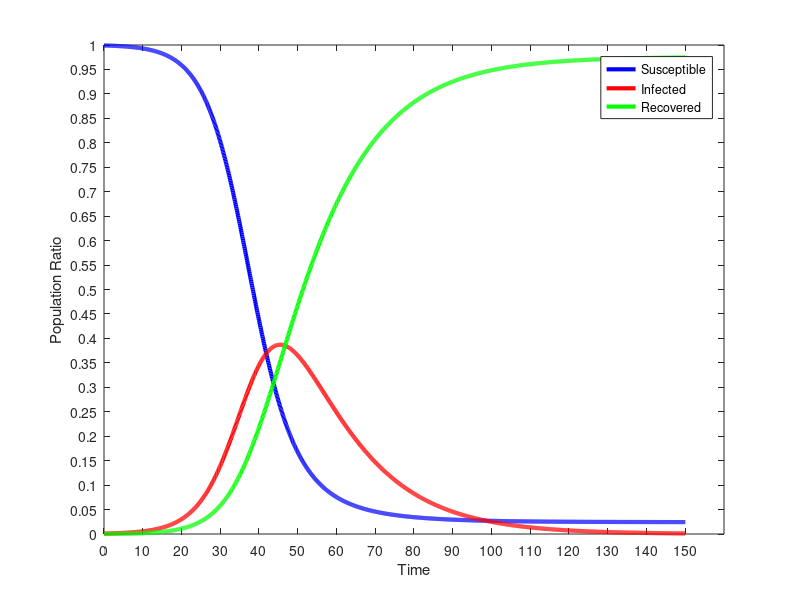

MATLAB code to generate this figure:
dynamics = [
999.000,1.000,0.000;
999.000,1.000,0.000;
999.000,1.000,0.000;
999.000,1.000,0.000;
998.975,1.018,0.007;
998.950,1.037,0.013;
998.925,1.055,0.020;
998.900,1.074,0.027;
998.874,1.093,0.034;
998.847,1.112,0.041;
998.821,1.132,0.048;
998.793,1.152,0.055;
998.766,1.172,0.063;
998.737,1.193,0.070;
998.709,1.214,0.078;
998.679,1.235,0.086;
998.650,1.257,0.094;
998.619,1.279,0.102;
998.588,1.302,0.110;
998.557,1.325,0.118;
998.525,1.348,0.127;
998.493,1.372,0.135;
998.459,1.396,0.144;
998.426,1.421,0.153;
998.392,1.446,0.162;
998.357,1.472,0.172;
998.321,1.498,0.181;
998.285,1.524,0.191;
998.248,1.551,0.201;
998.211,1.578,0.211;
998.173,1.606,0.221;
998.134,1.635,0.231;
998.095,1.663,0.242;
998.055,1.693,0.252;
998.014,1.723,0.263;
997.973,1.753,0.274;
997.930,1.784,0.286;
997.887,1.815,0.297;
997.844,1.848,0.309;
997.799,1.880,0.321;
997.754,1.913,0.333;
997.708,1.947,0.345;
997.661,1.981,0.358;
997.613,2.016,0.370;
997.565,2.052,0.383;
997.515,2.088,0.397;
997.465,2.125,0.410;
997.414,2.163,0.424;
997.362,2.201,0.438;
997.309,2.240,0.452;
997.255,2.279,0.466;
997.200,2.319,0.481;
997.144,2.360,0.496;
997.087,2.402,0.511;
997.029,2.444,0.527;
996.970,2.487,0.542;
996.911,2.531,0.558;
996.850,2.576,0.575;
996.788,2.621,0.591;
996.725,2.667,0.608;
996.660,2.714,0.625;
996.595,2.762,0.643;
996.529,2.811,0.660;
996.461,2.860,0.679;
996.392,2.911,0.697;
996.322,2.962,0.716;
996.251,3.014,0.735;
996.178,3.067,0.754;
996.105,3.121,0.774;
996.030,3.176,0.794;
995.953,3.232,0.814;
995.875,3.289,0.835;
995.796,3.347,0.856;
995.716,3.406,0.878;
995.634,3.466,0.900;
995.551,3.527,0.922;
995.466,3.589,0.945;
995.380,3.652,0.968;
995.292,3.717,0.992;
995.202,3.782,1.015;
995.112,3.849,1.040;
995.019,3.916,1.065;
994.925,3.985,1.090;
994.829,4.055,1.115;
994.732,4.127,1.142;
994.633,4.199,1.168;
994.532,4.273,1.195;
994.429,4.348,1.223;
994.325,4.425,1.251;
994.219,4.502,1.279;
994.110,4.581,1.308;
994.000,4.662,1.338;
993.889,4.744,1.368;
993.775,4.827,1.398;
993.659,4.912,1.429;
993.541,4.998,1.461;
993.421,5.086,1.493;
993.299,5.175,1.526;
993.175,5.266,1.559;
993.049,5.358,1.593;
992.920,5.452,1.628;
992.789,5.548,1.663;
992.656,5.645,1.698;
992.521,5.744,1.735;
992.383,5.845,1.772;
992.243,5.947,1.809;
992.101,6.052,1.848;
991.956,6.158,1.887;
991.808,6.266,1.926;
991.658,6.375,1.967;
991.505,6.487,2.008;
991.350,6.601,2.049;
991.192,6.716,2.092;
991.031,6.834,2.135;
990.867,6.953,2.179;
990.701,7.075,2.224;
990.532,7.199,2.270;
990.359,7.325,2.316;
990.184,7.453,2.363;
990.006,7.583,2.411;
989.825,7.715,2.460;
989.640,7.850,2.510;
989.452,7.987,2.560;
989.262,8.127,2.612;
989.067,8.269,2.664;
988.870,8.413,2.717;
988.669,8.560,2.771;
988.464,8.709,2.826;
988.256,8.861,2.883;
988.045,9.016,2.940;
987.829,9.173,2.998;
987.611,9.333,3.057;
987.388,9.495,3.117;
987.161,9.661,3.178;
986.931,9.829,3.240;
986.696,10.000,3.304;
986.458,10.174,3.368;
986.216,10.351,3.433;
985.969,10.531,3.500;
985.718,10.714,3.568;
985.463,10.900,3.637;
985.203,11.090,3.707;
984.939,11.282,3.779;
984.671,11.478,3.851;
984.397,11.677,3.925;
984.120,11.880,4.000;
983.837,12.086,4.077;
983.550,12.295,4.155;
983.257,12.509,4.234;
982.960,12.725,4.315;
982.658,12.946,4.397;
982.350,13.170,4.480;
982.038,13.398,4.565;
981.720,13.629,4.651;
981.396,13.865,4.739;
981.067,14.105,4.828;
980.733,14.348,4.919;
980.393,14.596,5.011;
980.047,14.848,5.105;
979.695,15.104,5.201;
979.337,15.364,5.298;
978.973,15.629,5.397;
978.603,15.898,5.498;
978.227,16.172,5.601;
977.845,16.450,5.705;
977.456,16.733,5.811;
977.060,17.021,5.919;
976.658,17.314,6.028;
976.249,17.611,6.140;
975.833,17.913,6.253;
975.411,18.221,6.369;
974.981,18.533,6.486;
974.544,18.851,6.606;
974.100,19.173,6.727;
973.648,19.502,6.851;
973.189,19.835,6.976;
972.722,20.174,7.104;
972.247,20.519,7.234;
971.764,20.869,7.366;
971.274,21.225,7.501;
970.775,21.587,7.638;
970.268,21.955,7.777;
969.753,22.329,7.918;
969.229,22.709,8.062;
968.696,23.095,8.208;
968.155,23.488,8.357;
967.605,23.887,8.509;
967.045,24.292,8.663;
966.477,24.704,8.819;
965.899,25.122,8.979;
965.312,25.548,9.140;
964.715,25.980,9.305;
964.108,26.419,9.473;
963.492,26.865,9.643;
962.865,27.319,9.816;
962.228,27.779,9.992;
961.581,28.247,10.171;
960.924,28.723,10.354;
960.255,29.206,10.539;
959.576,29.697,10.727;
958.886,30.195,10.919;
958.185,30.702,11.113;
957.473,31.216,11.311;
956.749,31.739,11.513;
956.013,32.269,11.717;
955.266,32.809,11.925;
954.507,33.356,12.137;
953.736,33.912,12.352;
952.952,34.477,12.571;
952.156,35.051,12.793;
951.348,35.633,13.019;
950.526,36.225,13.249;
949.692,36.825,13.483;
948.844,37.435,13.720;
947.984,38.055,13.962;
947.109,38.683,14.207;
946.221,39.322,14.457;
945.319,39.970,14.711;
944.404,40.628,14.968;
943.473,41.296,15.231;
942.529,41.974,15.497;
941.570,42.663,15.768;
940.595,43.361,16.043;
939.606,44.071,16.323;
938.602,44.790,16.607;
937.583,45.521,16.897;
936.547,46.262,17.190;
935.496,47.015,17.489;
934.429,47.778,17.792;
933.346,48.553,18.101;
932.247,49.339,18.414;
931.130,50.137,18.733;
929.998,50.946,19.056;
928.848,51.767,19.385;
927.681,52.600,19.720;
926.496,53.445,20.059;
925.294,54.302,20.404;
924.074,55.171,20.755;
922.836,56.052,21.111;
921.580,56.947,21.473;
920.306,57.853,21.841;
919.012,58.773,22.215;
917.700,59.705,22.594;
916.369,60.651,22.980;
915.019,61.609,23.372;
913.649,62.581,23.770;
912.260,63.566,24.174;
910.850,64.565,24.585;
909.421,65.577,25.002;
907.971,66.603,25.426;
906.501,67.643,25.857;
905.010,68.696,26.294;
903.498,69.764,26.738;
901.965,70.846,27.189;
900.411,71.942,27.647;
898.835,73.053,28.112;
897.238,74.178,28.584;
895.618,75.318,29.064;
893.977,76.473,29.551;
892.313,77.642,30.045;
890.626,78.826,30.547;
888.917,80.026,31.057;
887.185,81.240,31.575;
885.430,82.470,32.100;
883.652,83.715,32.634;
881.850,84.975,33.175;
880.024,86.251,33.725;
878.175,87.542,34.283;
876.302,88.849,34.850;
874.404,90.171,35.425;
872.482,91.510,36.008;
870.536,92.864,36.601;
868.564,94.234,37.202;
866.568,95.620,37.812;
864.547,97.022,38.431;
862.501,98.440,39.059;
860.430,99.874,39.697;
858.333,101.324,40.343;
856.210,102.790,41.000;
854.062,104.273,41.666;
851.888,105.771,42.341;
849.687,107.286,43.026;
847.461,108.818,43.721;
845.208,110.365,44.427;
842.929,111.929,45.142;
840.624,113.509,45.867;
838.292,115.105,46.603;
835.933,116.718,47.349;
833.548,118.346,48.106;
831.135,119.991,48.873;
828.696,121.652,49.651;
826.230,123.330,50.440;
823.737,125.023,51.240;
821.216,126.732,52.051;
818.669,128.457,52.874;
816.094,130.199,53.707;
813.492,131.956,54.552;
810.863,133.728,55.408;
808.207,135.517,56.276;
805.523,137.321,57.156;
802.812,139.140,58.048;
800.074,140.975,58.951;
797.309,142.825,59.867;
794.516,144.690,60.794;
791.697,146.570,61.734;
788.850,148.464,62.686;
785.976,150.374,63.651;
783.075,152.297,64.628;
780.147,154.236,65.618;
777.192,156.188,66.620;
774.211,158.154,67.635;
771.202,160.134,68.664;
768.168,162.127,69.705;
765.107,164.134,70.759;
762.019,166.154,71.827;
758.906,168.187,72.908;
755.766,170.232,74.002;
752.601,172.290,75.110;
749.410,174.359,76.231;
746.194,176.441,77.366;
742.952,178.534,78.514;
739.685,180.638,79.677;
736.394,182.753,80.853;
733.078,184.879,82.043;
729.737,187.015,83.247;
726.373,189.161,84.466;
722.985,191.317,85.698;
719.573,193.482,86.945;
716.138,195.656,88.206;
712.680,197.839,89.482;
709.199,200.029,90.771;
705.696,202.228,92.076;
702.171,204.434,93.395;
698.625,206.647,94.728;
695.057,208.866,96.077;
691.468,211.092,97.439;
687.859,213.324,98.817;
684.230,215.561,100.209;
680.581,217.803,101.617;
676.912,220.049,103.039;
673.225,222.299,104.476;
669.519,224.553,105.928;
665.795,226.810,107.395;
662.054,229.069,108.877;
658.295,231.331,110.374;
654.520,233.594,111.886;
650.729,235.858,113.413;
646.922,238.123,114.955;
643.099,240.388,116.513;
639.262,242.653,118.085;
635.411,244.916,119.673;
631.546,247.179,121.275;
627.668,249.439,122.893;
623.778,251.697,124.526;
619.875,253.951,126.173;
615.961,256.203,127.836;
612.036,258.450,129.514;
608.101,260.692,131.207;
604.155,262.929,132.915;
600.201,265.161,134.638;
596.238,267.386,136.376;
592.266,269.604,138.129;
588.288,271.815,139.897;
584.302,274.019,141.680;
580.310,276.213,143.477;
576.312,278.399,145.289;
572.310,280.575,147.116;
568.302,282.740,148.957;
564.291,284.896,150.813;
560.277,287.039,152.684;
556.260,289.172,154.569;
552.241,291.291,156.468;
548.220,293.398,158.382;
544.199,295.492,160.309;
540.177,297.571,162.251;
536.156,299.637,164.207;
532.136,301.687,166.177;
528.117,303.722,168.161;
524.101,305.740,170.159;
520.088,307.743,172.170;
516.078,309.728,174.195;
512.072,311.695,176.233;
508.070,313.645,178.285;
504.074,315.576,180.349;
500.084,317.489,182.427;
496.100,319.382,184.518;
492.123,321.255,186.622;
488.154,323.107,188.739;
484.193,324.939,190.868;
480.240,326.750,193.010;
476.297,328.539,195.164;
472.364,330.306,197.330;
468.441,332.051,199.508;
464.529,333.772,201.699;
460.628,335.471,203.901;
456.740,337.146,206.114;
452.864,338.797,208.339;
449.000,340.424,210.576;
445.151,342.026,212.824;
441.315,343.603,215.082;
437.494,345.155,217.352;
433.687,346.681,219.632;
429.896,348.181,221.923;
426.121,349.655,224.224;
422.363,351.103,226.535;
418.621,352.524,228.856;
414.896,353.917,231.187;
411.188,355.284,233.528;
407.499,356.623,235.878;
403.828,357.935,238.237;
400.176,359.218,240.606;
396.543,360.474,242.983;
392.929,361.701,245.370;
389.335,362.900,247.764;
385.762,364.071,250.168;
382.209,365.212,252.579;
378.676,366.325,254.998;
375.165,367.409,257.425;
371.676,368.464,259.860;
368.208,369.490,262.302;
364.762,370.487,264.752;
361.338,371.454,267.208;
357.937,372.392,269.671;
354.558,373.300,272.141;
351.203,374.180,274.618;
347.870,375.029,277.100;
344.561,375.850,279.589;
341.276,376.640,282.083;
338.015,377.402,284.584;
334.777,378.134,287.089;
331.564,378.836,289.600;
328.374,379.509,292.116;
325.210,380.153,294.637;
322.069,380.768,297.163;
318.954,381.353,299.693;
315.863,381.910,302.227;
312.797,382.437,304.766;
309.756,382.936,307.308;
306.741,383.405,309.854;
303.750,383.846,312.404;
300.785,384.259,314.957;
297.844,384.643,317.513;
294.930,384.999,320.072;
292.040,385.327,322.633;
289.176,385.626,325.198;
286.337,385.898,327.764;
283.524,386.143,330.333;
280.736,386.360,332.904;
277.974,386.550,335.477;
275.237,386.712,338.051;
272.525,386.848,340.627;
269.839,386.958,343.204;
267.178,387.040,345.782;
264.542,387.097,348.361;
261.932,387.128,350.940;
259.347,387.133,353.521;
256.787,387.112,356.101;
254.252,387.066,358.682;
251.742,386.995,361.263;
249.256,386.900,363.844;
246.796,386.780,366.424;
244.361,386.635,369.004;
241.950,386.467,371.583;
239.563,386.275,374.162;
237.201,386.059,376.740;
234.864,385.820,379.316;
232.550,385.559,381.891;
230.261,385.274,384.465;
227.995,384.967,387.037;
225.754,384.639,389.607;
223.536,384.288,392.176;
221.342,383.916,394.742;
219.171,383.522,397.307;
217.023,383.108,399.869;
214.899,382.673,402.428;
212.798,382.218,404.985;
210.719,381.742,407.539;
208.663,381.247,410.090;
206.630,380.732,412.638;
204.619,380.198,415.183;
202.630,379.645,417.725;
200.663,379.074,420.263;
198.718,378.484,422.798;
196.795,377.876,425.329;
194.893,377.251,427.856;
193.013,376.608,430.379;
191.154,375.948,432.898;
189.316,375.271,435.413;
187.499,374.577,437.924;
185.702,373.868,440.430;
183.926,373.142,442.932;
182.170,372.401,445.429;
180.434,371.644,447.922;
178.719,370.872,450.409;
177.023,370.085,452.892;
175.346,369.284,455.370;
173.689,368.469,457.842;
172.051,367.639,460.309;
170.433,366.796,462.771;
168.833,365.940,465.228;
167.251,365.070,467.679;
165.688,364.188,470.124;
164.144,363.293,472.563;
162.617,362.385,474.997;
161.109,361.466,477.425;
159.618,360.535,479.847;
158.145,359.592,482.263;
156.689,358.638,484.673;
155.250,357.673,487.076;
153.828,356.698,489.474;
152.424,355.712,491.865;
151.035,354.716,494.249;
149.664,353.709,496.627;
148.308,352.693,498.998;
146.969,351.668,501.363;
145.645,350.633,503.721;
144.338,349.590,506.073;
143.046,348.537,508.417;
141.769,347.477,510.755;
140.507,346.407,513.085;
139.261,345.330,515.409;
138.029,344.245,517.725;
136.813,343.153,520.035;
135.610,342.053,522.337;
134.422,340.946,524.632;
133.249,339.832,526.920;
132.089,338.711,529.200;
130.943,337.584,531.473;
129.811,336.450,533.738;
128.693,335.311,535.996;
127.588,334.165,538.247;
126.496,333.014,540.490;
125.417,331.858,542.725;
124.351,330.696,544.953;
123.298,329.529,547.173;
122.257,328.357,549.386;
121.229,327.180,551.590;
120.214,325.999,553.787;
119.210,324.814,555.976;
118.218,323.624,558.157;
117.239,322.431,560.331;
116.271,321.233,562.496;
115.314,320.032,564.654;
114.369,318.828,566.803;
113.435,317.620,568.945;
112.513,316.409,571.078;
111.601,315.195,573.204;
110.701,313.978,575.321;
109.811,312.759,577.431;
108.931,311.537,579.532;
108.062,310.313,581.625;
107.204,309.086,583.710;
106.355,307.858,585.787;
105.517,306.627,587.856;
104.688,305.395,589.916;
103.870,304.161,591.969;
103.061,302.926,594.013;
102.262,301.689,596.049;
101.472,300.451,598.077;
100.691,299.212,600.096;
99.920,297.972,602.107;
99.158,296.732,604.111;
98.405,295.490,606.105;
97.660,294.248,608.092;
96.925,293.005,610.070;
96.198,291.762,612.040;
95.479,290.519,614.002;
94.770,289.276,615.955;
94.068,288.032,617.900;
93.374,286.789,619.837;
92.689,285.546,621.765;
92.012,284.303,623.685;
91.342,283.060,625.597;
90.681,281.818,627.501;
90.027,280.577,629.396;
89.380,279.336,631.283;
88.741,278.096,633.162;
88.110,276.857,635.033;
87.486,275.619,636.895;
86.869,274.382,638.749;
86.259,273.147,640.595;
85.656,271.912,642.432;
85.060,270.679,644.261;
84.471,269.447,646.082;
83.889,268.216,647.895;
83.313,266.987,649.700;
82.744,265.760,651.496;
82.182,264.534,653.284;
81.626,263.310,655.064;
81.076,262.088,656.836;
80.532,260.868,658.599;
79.995,259.650,660.355;
79.464,258.434,662.102;
78.939,257.220,663.841;
78.419,256.009,665.572;
77.906,254.799,667.295;
77.398,253.592,669.010;
76.896,252.387,670.716;
76.400,251.185,672.415;
75.909,249.985,674.106;
75.424,248.787,675.788;
74.944,247.593,677.463;
74.470,246.400,679.129;
74.001,245.211,680.788;
73.537,244.024,682.439;
73.078,242.840,684.081;
72.625,241.659,685.716;
72.176,240.481,687.343;
71.732,239.306,688.962;
71.294,238.133,690.573;
70.860,236.964,692.176;
70.431,235.798,693.771;
70.006,234.635,695.359;
69.586,233.475,696.939;
69.171,232.318,698.511;
68.761,231.164,700.075;
68.354,230.014,701.632;
67.953,228.867,703.180;
67.555,227.723,704.721;
67.162,226.583,706.255;
66.773,225.446,707.781;
66.389,224.312,709.299;
66.008,223.182,710.809;
65.632,222.056,712.312;
65.260,220.933,713.808;
64.891,219.813,715.296;
64.527,218.697,716.776;
64.167,217.585,718.249;
63.810,216.476,719.714;
63.457,215.371,721.172;
63.108,214.269,722.623;
62.763,213.171,724.066;
62.421,212.077,725.502;
62.083,210.987,726.930;
61.749,209.900,728.351;
61.418,208.817,729.765;
61.090,207.738,731.172;
60.766,206.663,732.571;
60.446,205.591,733.963;
60.128,204.524,735.348;
59.814,203.460,736.726;
59.504,202.400,738.097;
59.196,201.344,739.460;
58.892,200.292,740.816;
58.591,199.243,742.166;
58.293,198.199,743.508;
57.998,197.159,744.843;
57.706,196.122,746.172;
57.417,195.090,747.493;
57.131,194.061,748.807;
56.849,193.037,750.115;
56.568,192.016,751.415;
56.291,191.000,752.709;
56.017,189.987,753.996;
55.745,188.978,755.276;
55.477,187.974,756.549;
55.211,186.973,757.816;
54.947,185.977,759.076;
54.686,184.984,760.329;
54.428,183.996,761.576;
54.173,183.012,762.815;
53.920,182.031,764.049;
53.670,181.055,765.275;
53.422,180.083,766.495;
53.176,179.115,767.709;
52.934,178.151,768.916;
52.693,177.190,770.117;
52.455,176.235,771.311;
52.219,175.283,772.498;
51.986,174.335,773.680;
51.755,173.391,774.854;
51.526,172.451,776.023;
51.299,171.516,777.185;
51.075,170.584,778.341;
50.853,169.656,779.491;
50.633,168.733,780.634;
50.415,167.814,781.771;
50.199,166.898,782.903;
49.986,165.987,784.027;
49.774,165.080,785.146;
49.565,164.176,786.259;
49.357,163.277,787.365;
49.152,162.382,788.466;
48.948,161.491,789.560;
48.747,160.604,790.649;
48.547,159.721,791.732;
48.350,158.842,792.808;
48.154,157.967,793.879;
47.960,157.096,794.944;
47.768,156.229,796.003;
47.578,155.366,797.056;
47.390,154.507,798.103;
47.203,153.652,799.145;
47.018,152.801,800.180;
46.835,151.954,801.210;
46.654,151.111,802.235;
46.474,150.272,803.253;
46.296,149.437,804.266;
46.120,148.606,805.274;
45.946,147.779,806.276;
45.773,146.956,807.272;
45.601,146.136,808.263;
45.432,145.321,809.248;
45.263,144.509,810.227;
45.097,143.702,811.202;
44.932,142.898,812.171;
44.768,142.098,813.134;
44.606,141.302,814.092;
44.446,140.510,815.045;
44.287,139.721,815.992;
44.129,138.937,816.934;
43.973,138.156,817.871;
43.818,137.380,818.802;
43.665,136.607,819.728;
43.513,135.838,820.649;
43.363,135.072,821.565;
43.213,134.311,822.476;
43.066,133.553,823.382;
42.919,132.799,824.282;
42.774,132.048,825.177;
42.630,131.302,826.068;
42.488,130.559,826.953;
42.347,129.820,827.833;
42.207,129.084,828.709;
42.068,128.353,829.579;
41.931,127.625,830.445;
41.794,126.900,831.305;
41.659,126.180,832.161;
41.526,125.463,833.012;
41.393,124.749,833.858;
41.262,124.039,834.699;
41.131,123.333,835.535;
41.002,122.631,836.367;
40.874,121.932,837.194;
40.748,121.236,838.016;
40.622,120.544,838.834;
40.497,119.856,839.647;
40.374,119.171,840.455;
40.251,118.490,841.258;
40.130,117.813,842.057;
40.010,117.138,842.852;
39.890,116.468,843.642;
39.772,115.800,844.427;
39.655,115.137,845.208;
39.539,114.476,845.985;
39.424,113.820,846.757;
39.310,113.166,847.524;
39.196,112.516,848.287;
39.084,111.869,849.046;
38.973,111.226,849.801;
38.863,110.586,850.551;
38.754,109.950,851.297;
38.645,109.317,852.038;
38.538,108.687,852.775;
38.431,108.060,853.508;
38.326,107.437,854.237;
38.221,106.817,854.962;
38.117,106.201,855.682;
38.014,105.588,856.398;
37.912,104.977,857.110;
37.811,104.371,857.818;
37.710,103.767,858.522;
37.611,103.167,859.222;
37.512,102.570,859.918;
37.414,101.976,860.610;
37.317,101.385,861.298;
37.221,100.797,861.981;
37.126,100.213,862.661;
37.031,99.632,863.337;
36.938,99.053,864.009;
36.845,98.478,864.677;
36.752,97.906,865.341;
36.661,97.337,866.002;
36.570,96.772,866.658;
36.480,96.209,867.311;
36.391,95.649,867.960;
36.302,95.092,868.605;
36.215,94.539,869.246;
36.128,93.988,869.884;
36.041,93.441,870.518;
35.956,92.896,871.148;
35.871,92.354,871.775;
35.787,91.815,872.398;
35.703,91.280,873.017;
35.620,90.747,873.633;
35.538,90.217,874.245;
35.457,89.690,874.853;
35.376,89.166,875.458;
35.296,88.644,876.060;
35.216,88.126,876.658;
35.137,87.610,877.252;
35.059,87.098,877.843;
34.982,86.588,878.431;
34.905,86.080,879.015;
34.828,85.576,879.595;
34.753,85.075,880.173;
34.678,84.576,880.747;
34.603,84.080,881.317;
34.529,83.587,881.884;
34.456,83.096,882.448;
34.383,82.608,883.009;
34.311,82.123,883.566;
34.239,81.641,884.120;
34.168,81.161,884.671;
34.098,80.684,885.218;
34.028,80.210,885.762;
33.959,79.738,886.303;
33.890,79.269,886.841;
33.822,78.802,887.376;
33.754,78.338,887.908;
33.687,77.877,888.436;
33.620,77.418,888.961;
33.554,76.962,889.484;
33.488,76.509,890.003;
33.423,76.058,890.519;
33.359,75.609,891.032;
33.295,75.163,891.542;
33.231,74.720,892.049;
33.168,74.279,892.553;
33.106,73.840,893.054;
33.044,73.404,893.552;
32.982,72.970,894.048;
32.921,72.539,894.540;
32.860,72.111,895.029;
32.800,71.684,895.516;
32.740,71.260,895.999;
32.681,70.839,896.480;
32.622,70.420,896.958;
32.564,70.003,897.433;
32.506,69.589,897.905;
32.449,69.177,898.375;
32.392,68.767,898.841;
32.335,68.360,899.305;
32.279,67.954,899.767;
32.223,67.552,900.225;
32.168,67.151,900.681;
32.113,66.753,901.134;
32.059,66.357,901.584;
32.005,65.963,902.032;
31.951,65.572,902.477;
31.898,65.183,902.919;
31.845,64.796,903.359;
31.793,64.411,903.796;
31.741,64.028,904.231;
31.689,63.648,904.663;
31.638,63.270,905.092;
31.587,62.894,905.519;
31.537,62.520,905.943;
31.487,62.148,906.365;
31.437,61.779,906.784;
31.388,61.411,907.201;
31.339,61.046,907.615;
31.290,60.682,908.027;
31.242,60.321,908.437;
31.194,59.962,908.844;
31.147,59.605,909.248;
31.100,59.250,909.650;
31.053,58.897,910.050;
31.007,58.546,910.447;
30.961,58.197,910.842;
30.915,57.850,911.235;
30.869,57.505,911.625;
30.824,57.162,912.013;
30.780,56.821,912.399;
30.735,56.482,912.782;
30.691,56.145,913.163;
30.648,55.810,913.542;
30.604,55.477,913.919;
30.561,55.146,914.293;
30.518,54.816,914.665;
30.476,54.489,915.035;
30.434,54.164,915.403;
30.392,53.840,915.768;
30.350,53.518,916.131;
30.309,53.198,916.492;
30.268,52.880,916.851;
30.228,52.564,917.208;
30.187,52.250,917.563;
30.147,51.937,917.915;
30.108,51.627,918.266;
30.068,51.318,918.614;
30.029,51.011,918.960;
29.990,50.705,919.305;
29.952,50.402,919.647;
29.913,50.100,919.987;
29.875,49.800,920.325;
29.838,49.502,920.661;
29.800,49.205,920.995;
29.763,48.910,921.327;
29.726,48.617,921.657;
29.689,48.326,921.985;
29.653,48.036,922.311;
29.617,47.748,922.635;
29.581,47.462,922.957;
29.545,47.177,923.277;
29.510,46.894,923.596;
29.475,46.613,923.912;
29.440,46.333,924.227;
29.405,46.055,924.539;
29.371,45.779,924.850;
29.337,45.504,925.159;
29.303,45.231,925.466;
29.269,44.959,925.771;
29.236,44.689,926.075;
29.203,44.421,926.376;
29.170,44.154,926.676;
29.137,43.889,926.974;
29.105,43.625,927.270;
29.073,43.363,927.564;
29.041,43.102,927.857;
29.009,42.843,928.148;
28.978,42.586,928.437;
28.946,42.330,928.724;
28.915,42.075,929.010;
28.884,41.822,929.294;
28.854,41.570,929.576;
28.823,41.320,929.856;
28.793,41.072,930.135;
28.763,40.825,930.412;
28.733,40.579,930.688;
28.704,40.335,930.962;
28.674,40.092,931.234;
28.645,39.850,931.504;
28.616,39.611,931.773;
28.588,39.372,932.040;
28.559,39.135,932.306;
28.531,38.899,932.570;
28.503,38.665,932.833;
28.475,38.432,933.094;
28.447,38.200,933.353;
28.419,37.970,933.611;
28.392,37.741,933.867;
28.365,37.514,934.122;
28.338,37.288,934.375;
28.311,37.063,934.626;
28.284,36.839,934.876;
28.258,36.617,935.125;
28.232,36.396,935.372;
28.206,36.177,935.618;
28.180,35.958,935.862;
28.154,35.741,936.104;
28.129,35.526,936.346;
28.103,35.311,936.585;
28.078,35.098,936.824;
28.053,34.886,937.060;
28.028,34.676,937.296;
28.004,34.466,937.530;
27.979,34.258,937.762;
27.955,34.051,937.994;
27.931,33.846,938.223;
27.907,33.641,938.452;
27.883,33.438,938.679;
27.859,33.236,938.904;
27.836,33.035,939.129;
27.813,32.836,939.352;
27.790,32.637,939.573;
27.767,32.440,939.793;
27.744,32.244,940.012;
27.721,32.049,940.230;
27.699,31.855,940.446;
27.676,31.663,940.661;
27.654,31.471,940.875;
27.632,31.281,941.087;
27.610,31.092,941.298;
27.588,30.904,941.508;
27.567,30.717,941.717;
27.545,30.531,941.924;
27.524,30.346,942.130;
27.503,30.163,942.335;
27.482,29.980,942.538;
27.461,29.799,942.740;
27.440,29.618,942.942;
27.419,29.439,943.141;
27.399,29.261,943.340;
27.379,29.084,943.538;
27.358,28.908,943.734;
27.338,28.733,943.929;
27.319,28.559,944.123;
27.299,28.386,944.316;
27.279,28.214,944.507;
27.260,28.043,944.697;
27.240,27.873,944.887;
27.221,27.704,945.075;
27.202,27.536,945.262;
27.183,27.370,945.448;
27.164,27.204,945.632;
27.145,27.039,945.816;
27.127,26.875,945.998;
27.108,26.712,946.180;
27.090,26.550,946.360;
27.072,26.389,946.539;
27.054,26.229,946.717;
27.036,26.070,946.894;
27.018,25.912,947.070;
27.000,25.755,947.245;
26.982,25.599,947.419;
26.965,25.444,947.591;
26.947,25.289,947.763;
26.930,25.136,947.934;
26.913,24.983,948.103;
26.896,24.832,948.272;
26.879,24.681,948.440;
26.862,24.532,948.606;
26.846,24.383,948.772;
26.829,24.235,948.936;
26.813,24.088,949.100;
26.796,23.941,949.262;
26.780,23.796,949.424;
26.764,23.652,949.585;
26.748,23.508,949.744;
26.732,23.365,949.903;
26.716,23.224,950.060;
26.700,23.083,950.217;
26.685,22.942,950.373;
26.669,22.803,950.528;
26.654,22.665,950.682;
26.638,22.527,950.835;
26.623,22.390,950.987;
26.608,22.254,951.138;
26.593,22.119,951.288;
26.578,21.985,951.437;
26.563,21.851,951.586;
26.549,21.718,951.733;
26.534,21.586,951.880;
26.520,21.455,952.025;
26.505,21.325,952.170;
26.491,21.195,952.314;
26.477,21.066,952.457;
26.462,20.938,952.599;
26.448,20.811,952.740;
26.434,20.685,952.881;
26.421,20.559,953.020;
26.407,20.434,953.159;
26.393,20.310,953.297;
26.380,20.186,953.434;
26.366,20.063,953.570;
26.353,19.941,953.706;
26.339,19.820,953.840;
26.326,19.700,953.974;
26.313,19.580,954.107;
26.300,19.461,954.239;
26.287,19.342,954.371;
26.274,19.225,954.501;
26.261,19.108,954.631;
26.249,18.992,954.760;
26.236,18.876,954.888;
26.223,18.761,955.015;
26.211,18.647,955.142;
26.199,18.534,955.268;
26.186,18.421,955.393;
26.174,18.309,955.517;
26.162,18.197,955.641;
26.150,18.087,955.763;
26.138,17.976,955.886;
26.126,17.867,956.007;
26.114,17.758,956.127;
26.102,17.650,956.247;
26.091,17.543,956.366;
26.079,17.436,956.485;
26.068,17.330,956.602;
26.056,17.224,956.719;
26.045,17.119,956.836;
26.034,17.015,956.951;
26.022,16.912,957.066;
26.011,16.809,957.180;
26.000,16.706,957.294;
25.989,16.605,957.406;
25.978,16.503,957.518;
25.967,16.403,957.630;
25.957,16.303,957.740;
25.946,16.204,957.850;
25.935,16.105,957.960;
25.925,16.007,958.069;
25.914,15.909,958.177;
25.904,15.812,958.284;
25.893,15.716,958.391;
25.883,15.620,958.497;
25.873,15.525,958.602;
25.863,15.431,958.707;
25.852,15.337,958.811;
25.842,15.243,958.915;
25.832,15.150,959.017;
25.823,15.058,959.120;
25.813,14.966,959.221;
25.803,14.875,959.322;
25.793,14.784,959.423;
25.784,14.694,959.522;
25.774,14.604,959.622;
25.764,14.515,959.720;
25.755,14.427,959.818;
25.746,14.339,959.915;
25.736,14.252,960.012;
25.727,14.165,960.108;
25.718,14.078,960.204;
25.708,13.993,960.299;
25.699,13.907,960.393;
25.690,13.822,960.487;
25.681,13.738,960.581;
25.672,13.654,960.673;
25.664,13.571,960.765;
25.655,13.488,960.857;
25.646,13.406,960.948;
25.637,13.324,961.039;
25.629,13.243,961.128;
25.620,13.162,961.218;
25.611,13.082,961.307;
25.603,13.002,961.395;
25.595,12.923,961.483;
25.586,12.844,961.570;
25.578,12.766,961.657;
25.570,12.688,961.743;
25.561,12.610,961.828;
25.553,12.533,961.913;
25.545,12.457,961.998;
25.537,12.381,962.082;
25.529,12.305,962.166;
25.521,12.230,962.249;
25.513,12.156,962.331;
25.505,12.081,962.413;
25.497,12.008,962.495;
25.490,11.934,962.576;
25.482,11.862,962.656;
25.474,11.789,962.736;
25.467,11.717,962.816;
25.459,11.646,962.895;
25.452,11.575,962.974;
25.444,11.504,963.052;
25.437,11.434,963.129;
25.429,11.364,963.207;
25.422,11.295,963.283;
25.415,11.226,963.360;
25.408,11.157,963.435;
25.400,11.089,963.511;
25.393,11.021,963.585;
25.386,10.954,963.660;
25.379,10.887,963.734;
25.372,10.821,963.807;
25.365,10.755,963.880;
25.358,10.689,963.953;
25.351,10.624,964.025;
25.345,10.559,964.097;
25.338,10.494,964.168;
25.331,10.430,964.239;
25.324,10.366,964.309;
25.318,10.303,964.379;
25.311,10.240,964.449;
25.305,10.178,964.518;
25.298,10.115,964.586;
25.292,10.054,964.655;
25.285,9.992,964.723;
25.279,9.931,964.790;
25.272,9.871,964.857;
25.266,9.810,964.924;
25.260,9.750,964.990;
25.254,9.691,965.056;
25.247,9.632,965.121;
25.241,9.573,965.186;
25.235,9.514,965.251;
25.229,9.456,965.315;
25.223,9.398,965.379;
25.217,9.341,965.442;
25.211,9.284,965.505;
25.205,9.227,965.568;
25.199,9.171,965.630;
25.193,9.115,965.692;
25.188,9.059,965.753;
25.182,9.004,965.815;
25.176,8.949,965.875;
25.170,8.894,965.936;
25.165,8.840,965.996;
25.159,8.785,966.055;
25.153,8.732,966.115;
25.148,8.678,966.174;
25.142,8.625,966.232;
25.137,8.573,966.290;
25.131,8.520,966.348;
25.126,8.468,966.406;
25.121,8.416,966.463;
25.115,8.365,966.520;
25.110,8.314,966.576;
25.105,8.263,966.632;
25.099,8.212,966.688;
25.094,8.162,966.744;
25.089,8.112,966.799;
25.084,8.063,966.853;
25.079,8.013,966.908;
25.074,7.965,966.962;
25.069,7.916,967.016;
25.064,7.867,967.069;
25.059,7.819,967.122;
25.054,7.771,967.175;
25.049,7.724,967.227;
25.044,7.677,967.279;
25.039,7.630,967.331;
25.034,7.583,967.383;
25.029,7.537,967.434;
25.025,7.491,967.485;
25.020,7.445,967.535;
25.015,7.399,967.586;
25.010,7.354,967.636;
25.006,7.309,967.685;
25.001,7.264,967.735;
24.996,7.220,967.784;
24.992,7.176,967.832;
24.987,7.132,967.881;
24.983,7.088,967.929;
24.978,7.045,967.977;
24.974,7.002,968.024;
24.969,6.959,968.071;
24.965,6.916,968.118;
24.961,6.874,968.165;
24.956,6.832,968.212;
24.952,6.790,968.258;
24.948,6.749,968.303;
24.944,6.708,968.349;
24.939,6.666,968.394;
24.935,6.626,968.439;
24.931,6.585,968.484;
24.927,6.545,968.528;
24.923,6.505,968.573;
24.918,6.465,968.616;
24.914,6.425,968.660;
24.910,6.386,968.703;
24.906,6.347,968.747;
24.902,6.308,968.789;
24.898,6.270,968.832;
24.894,6.231,968.874;
24.890,6.193,968.916;
24.887,6.155,968.958;
24.883,6.118,969.000;
24.879,6.080,969.041;
24.875,6.043,969.082;
24.871,6.006,969.123;
24.867,5.969,969.163;
24.864,5.933,969.204;
24.860,5.896,969.244;
24.856,5.860,969.283;
24.853,5.824,969.323;
24.849,5.789,969.362;
24.845,5.753,969.401;
24.842,5.718,969.440;
24.838,5.683,969.479;
24.834,5.648,969.517;
24.831,5.614,969.555;
24.827,5.579,969.593;
24.824,5.545,969.631;
24.820,5.511,969.668;
24.817,5.478,969.705;
24.813,5.444,969.742;
24.810,5.411,969.779;
24.807,5.378,969.816;
24.803,5.345,969.852;
24.800,5.312,969.888;
24.797,5.280,969.924;
24.793,5.247,969.960;
24.790,5.215,969.995;
24.787,5.183,970.030;
24.783,5.151,970.065;
24.780,5.120,970.100;
24.777,5.089,970.134;
24.774,5.057,970.169;
24.771,5.026,970.203;
24.767,4.996,970.237;
24.764,4.965,970.271;
24.761,4.935,970.304;
24.758,4.904,970.337;
24.755,4.874,970.370;
24.752,4.845,970.403;
24.749,4.815,970.436;
24.746,4.785,970.469;
24.743,4.756,970.501;
24.740,4.727,970.533;
24.737,4.698,970.565;
24.734,4.669,970.597;
24.731,4.641,970.628;
24.728,4.612,970.659;
24.725,4.584,970.691;
24.722,4.556,970.721;
24.720,4.528,970.752;
24.717,4.500,970.783;
24.714,4.473,970.813;
24.711,4.445,970.843;
24.708,4.418,970.873;
24.706,4.391,970.903;
24.703,4.364,970.933;
24.700,4.338,970.962;
24.697,4.311,970.992;
24.695,4.285,971.021;
24.692,4.258,971.050;
24.689,4.232,971.078;
24.687,4.206,971.107;
24.684,4.181,971.135;
24.682,4.155,971.163;
24.679,4.130,971.192;
24.676,4.104,971.219;
24.674,4.079,971.247;
24.671,4.054,971.275;
24.669,4.029,971.302;
24.666,4.005,971.329;
24.664,3.980,971.356;
24.661,3.956,971.383;
24.659,3.932,971.410;
24.656,3.907,971.436;
24.654,3.883,971.463;
24.651,3.860,971.489;
24.649,3.836,971.515;
24.647,3.813,971.541;
24.644,3.789,971.567;
24.642,3.766,971.592;
24.640,3.743,971.618;
24.637,3.720,971.643;
24.635,3.697,971.668;
24.633,3.675,971.693;
24.630,3.652,971.718;
24.628,3.630,971.742;
24.626,3.607,971.767;
24.623,3.585,971.791;
24.621,3.563,971.815;
24.619,3.542,971.839;
24.617,3.520,971.863;
24.615,3.498,971.887;
24.612,3.477,971.911;
24.610,3.456,971.934;
24.608,3.434,971.957;
24.606,3.413,971.981;
24.604,3.392,972.004;
24.602,3.372,972.027;
24.600,3.351,972.049;
24.598,3.330,972.072;
24.596,3.310,972.094;
24.593,3.290,972.117;
24.591,3.270,972.139;
24.589,3.250,972.161;
24.587,3.230,972.183;
24.585,3.210,972.205;
24.583,3.190,972.226;
24.581,3.171,972.248;
24.579,3.151,972.269;
24.577,3.132,972.291;
24.575,3.113,972.312;
24.574,3.094,972.333;
24.572,3.075,972.354;
24.570,3.056,972.374;
24.568,3.037,972.395;
24.566,3.019,972.416;
24.564,3.000,972.436;
24.562,2.982,972.456;
24.560,2.963,972.476;
24.558,2.945,972.496;
24.557,2.927,972.516;
24.555,2.909,972.536;
24.553,2.891,972.556;
24.551,2.874,972.575;
24.549,2.856,972.594;
24.548,2.839,972.614;
24.546,2.821,972.633;
24.544,2.804,972.652;
24.542,2.787,972.671;
24.541,2.770,972.690;
24.539,2.753,972.708;
24.537,2.736,972.727;
24.536,2.719,972.745;
24.534,2.702,972.764;
24.532,2.686,972.782;
24.530,2.669,972.800;
24.529,2.653,972.818;
24.527,2.637,972.836;
24.526,2.621,972.854;
24.524,2.605,972.872;
24.522,2.589,972.889;
24.521,2.573,972.907;
24.519,2.557,972.924;
24.518,2.541,972.941;
24.516,2.526,972.958;
24.514,2.510,972.975;
24.513,2.495,972.992;
24.511,2.480,973.009;
24.510,2.464,973.026;
24.508,2.449,973.043;
24.507,2.434,973.059;
24.505,2.419,973.075;
24.504,2.405,973.092;
24.502,2.390,973.108;
24.501,2.375,973.124;
24.499,2.361,973.140;
24.498,2.346,973.156;
24.496,2.332,973.172;
24.495,2.317,973.188;
24.493,2.303,973.203;
24.492,2.289,973.219;
24.491,2.275,973.234;
24.489,2.261,973.250;
24.488,2.247,973.265;
24.486,2.234,973.280;
24.485,2.220,973.295;
24.484,2.206,973.310;
24.482,2.193,973.325;
24.481,2.179,973.340;
24.480,2.166,973.355;
24.478,2.153,973.369;
24.477,2.139,973.384;
24.476,2.126,973.398;
24.474,2.113,973.413;
24.473,2.100,973.427;
24.472,2.087,973.441;
24.470,2.075,973.455;
24.469,2.062,973.469;
24.468,2.049,973.483;
24.466,2.037,973.497;
24.465,2.024,973.511;
24.464,2.012,973.524;
24.463,2.000,973.538;
24.461,1.987,973.551;
24.460,1.975,973.565;
24.459,1.963,973.578;
24.458,1.951,973.591;
24.457,1.939,973.604;
24.455,1.927,973.618;
24.454,1.915,973.631;
24.453,1.904,973.643;
24.452,1.892,973.656;
24.451,1.880,973.669;
24.450,1.869,973.682;
24.448,1.857,973.694;
24.447,1.846,973.707;
24.446,1.835,973.719;
24.445,1.823,973.732;
24.444,1.812,973.744;
24.443,1.801,973.756;
24.442,1.790,973.768;
24.440,1.779,973.781;
24.439,1.768,973.793;
24.438,1.757,973.804;
24.437,1.747,973.816;
24.436,1.736,973.828;
24.435,1.725,973.840;
24.434,1.715,973.851;
24.433,1.704,973.863;
24.432,1.694,973.875;
24.431,1.683,973.886;
24.430,1.673,973.897;
24.429,1.663,973.909;
24.428,1.652,973.920;
24.427,1.642,973.931;
24.426,1.632,973.942;
24.425,1.622,973.953;
24.424,1.612,973.964;
24.423,1.602,973.975;
24.422,1.593,973.986;
24.421,1.583,973.996;
24.420,1.573,974.007;
24.419,1.564,974.018;
24.418,1.554,974.028;
24.417,1.544,974.039;
24.416,1.535,974.049;
24.415,1.526,974.060;
24.414,1.516,974.070;
24.413,1.507,974.080;
24.412,1.498,974.090;
24.411,1.488,974.100;
24.410,1.479,974.110;
24.409,1.470,974.120;
24.408,1.461,974.130;
24.408,1.452,974.140;
24.407,1.443,974.150;
24.406,1.435,974.160;
24.405,1.426,974.169;
24.404,1.417,974.179;
24.403,1.408,974.189;
24.402,1.400,974.198;
24.401,1.391,974.208;
24.400,1.383,974.217;
24.400,1.374,974.226;
24.399,1.366,974.236;
24.398,1.357,974.245;
24.397,1.349,974.254;
24.396,1.341,974.263;
24.395,1.332,974.272;
24.395,1.324,974.281;
24.394,1.316,974.290;
24.393,1.308,974.299;
24.392,1.300,974.308;
24.391,1.292,974.317;
24.391,1.284,974.325;
24.390,1.276,974.334;
24.389,1.268,974.343;
24.388,1.261,974.351;
24.387,1.253,974.360;
24.387,1.245,974.368;
24.386,1.238,974.376;
24.385,1.230,974.385;
24.384,1.223,974.393;
24.384,1.215,974.401;
24.383,1.208,974.410;
24.382,1.200,974.418;
24.381,1.193,974.426;
24.381,1.185,974.434;
24.380,1.178,974.442;
24.379,1.171,974.450;
24.378,1.164,974.458;
24.378,1.157,974.466;
];
steps = 1500;
dt = 0.1;
replications = 0;
startingTime = 0;
endTime = steps * dt;
time = 0 : dt : endTime;
susceptible = dynamics (:, 1);
infected = dynamics (:, 2);
recovered = dynamics (:, 3);
totalPopulation = susceptible(1) + infected(1) + recovered(1);
susceptibleRatio = susceptible ./ totalPopulation;
infectedRatio = infected ./ totalPopulation;
recoveredRatio = recovered ./ totalPopulation;
figure
plot (time, susceptibleRatio.', 'color', 'blue', 'linewidth', 3);
hold on
plot (time, infectedRatio.', 'color', 'red', 'linewidth', 3);
hold on
plot (time, recoveredRatio.', 'color', 'green', 'linewidth', 3);
set(gca,'YTick',0:0.05:1.0)
set(gca,'XTick',0:10:endTime)
xlabel ('Time');
ylabel ('Population Ratio');
legend('Susceptible','Infected', 'Recovered');
titleStr = sprintf('SIR Dynamics of %i agents, with 0.10 dt, 1500 steps, 0 replications', totalPopulation)
%title (titleStr);
